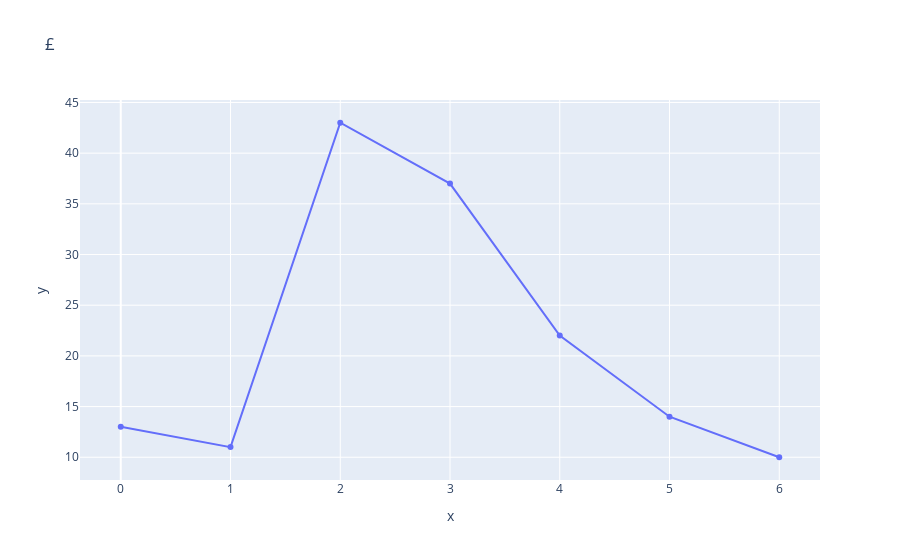

Here is the notebook cell this chart was saved with:
### Markdown cell above
### Полигон частот вариационного ряда

### Code cell
px.line(x=unique, y=freq.iloc[0], markers=True, title='£')

### Figure 1 — Plotly figure (JSON) as saved in the notebook; plotly's stock layout.template omitted (floating-point values rounded to 4 significant figures)
{"data": [{"hovertemplate": "x=%{x}<br>y=%{y}<extra></extra>", "legendgroup": "", "line": {"color": "#636efa", "dash": "solid"}, "marker": {"symbol": "circle"}, "mode": "markers+lines", "name": "", "orientation": "v", "showlegend": false, "x": [0, 1, 2, 3, 4, 5, 6], "xaxis": "x", "y": [13, 11, 43, 37, 22, 14, 10], "yaxis": "y", "type": "scatter"}], "layout": {"xaxis": {"anchor": "y", "domain": [0.0, 1.0], "title": {"text": "x"}}, "yaxis": {"anchor": "x", "domain": [0.0, 1.0], "title": {"text": "y"}}, "legend": {"tracegroupgap": 0}, "title": {"text": "£"}}}
